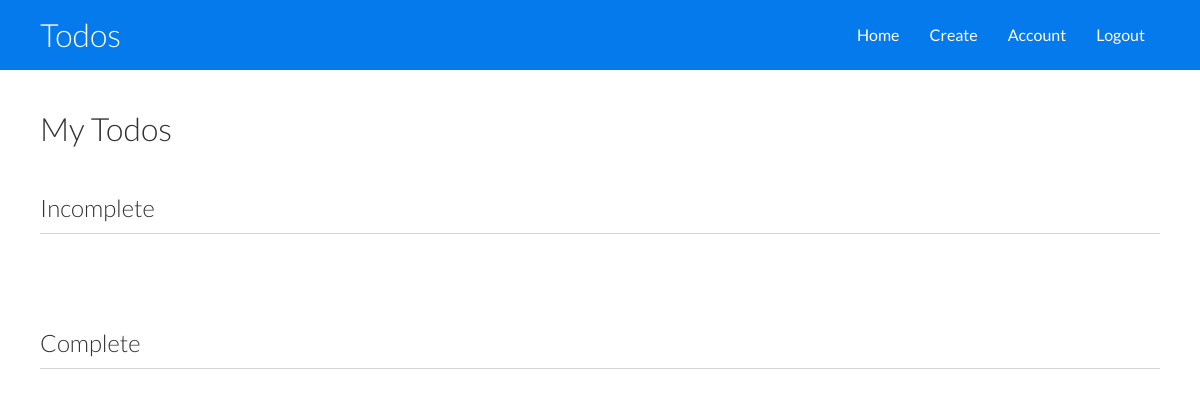
Page /dashboard (signed in) on the earlier database version.
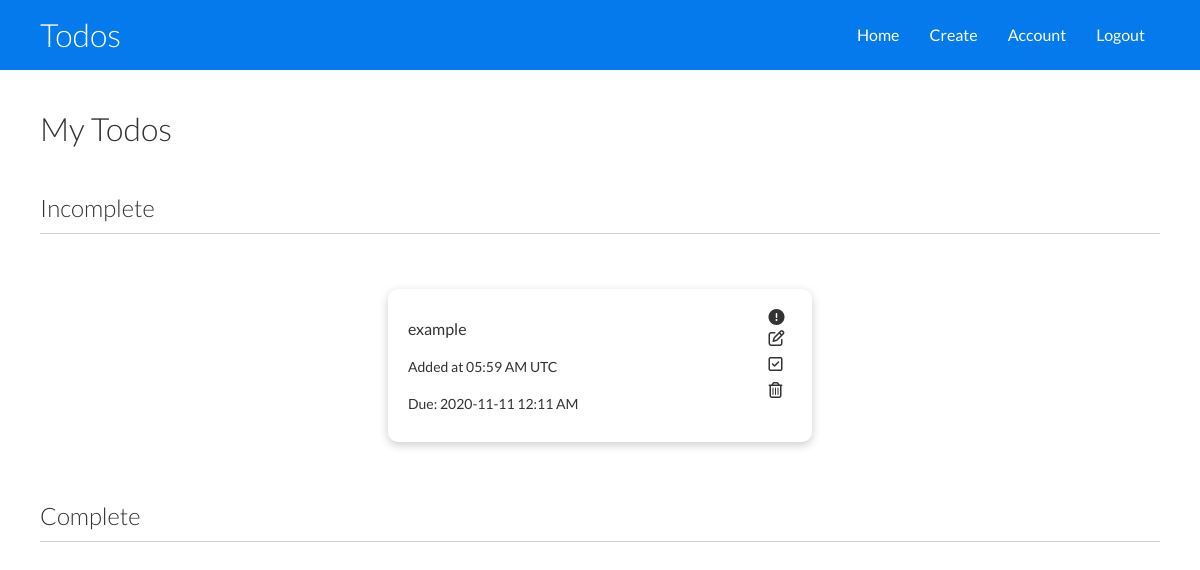
Same page on the later database version.
### app.py (models this page shows)
class Todo(db.Model):
    id = db.Column(db.Integer, primary_key=True)
    todo = db.Column(db.String(130), nullable=False)
    complete = db.Column(db.Boolean)
    due_date = db.Column(db.DateTime)
    todo_time = db.Column(db.DateTime, nullable=False, default=datetime.datetime.utcnow())
    user_id = db.Column(db.Integer, db.ForeignKey('user.id'), nullable=False)

### app.py (the view)
@app.route('/dashboard', methods=['GET', 'POST'])
@login_required
def dashboard():
    incomplete_todos = Todo.query.filter_by(writer=current_user, complete=False).all()
    complete_todos = Todo.query.filter_by(writer=current_user, complete=True).all()
    return render_template('dashboard.html', incomplete_todos=incomplete_todos, complete_todos=complete_todos, datetime=datetime.datetime.now()-timedelta(hours=6, minutes=10))

### app.py (called while the page is built)
@login_manager.user_loader
def load_user(user_id):
    return User.query.get(int(user_id))

@app.before_request
def make_session_permanent():
    session.permanent = True

### templates/dashboard.html (shortened to what this page needs)
<!DOCTYPE html>
<html lang="en">
<head>
	<link rel='stylesheet' href="{{ url_for('static', filename='dashboard.css')}}">
</head>
<body>
	<div class='navbar'>
		<div class="container flex">
			<h1 class='logo'>Todos</h1>
			<nav>
				<ul>
					<li><a href='/dashboard'>Home</a></li>
					<li><a href="/new-todo">Create</a></li>
					<li><a href="/my-account">Account</a></li>
					<li><a href='/logout'>Logout</a></li>
				</ul>
			</nav>
		</div>
	</div>
	<div class='todos'>
		<div class='container'>
			<h1>My Todos</h1><br>
			<div class='incomplete-todos'>
				<h2>Incomplete</h2>
				<hr>
				<br>
				<div class='all-todos'>
					{% for todo in incomplete_todos %}
						<div class='todo card'>
							<div class='todo-info'>
								<p>{{todo.todo}}</p>
								<p class='added-time'>Added at {{todo.todo_time.strftime('%I:%M %p')}} UTC</p>
								<p class='due-date'>Due: {{ todo.due_date.strftime('%Y-%m-%d %I:%M %p') }}</p>
							</div><br>
							<div class='icons'>
								{% if datetime >= todo.due_date %}
									<i class="fas fa-exclamation-circle important"></i>
									<a class='edit' href="{{ url_for('edit_todo', todo_id=todo.id)}}"><i class="far fa-edit"></i></a>
									<a class='complete' href="{{ url_for('complete_todo', todo_id=todo.id)}}"><i class="far fa-check-square"></i></a>
									<a class='delete' href="{{ url_for('delete_todo', todo_id=todo.id)}}"><i class="far fa-trash-alt"></i></a>
								{% endif %}
							</div>
						</div>
					{% endfor %}
				</div>
			</div>
		</div>
		<div class='container'>
			<div class='complete-todos'>
				<h2>Complete</h2>
				<hr>
			</div>
		</div>
	</div>
</body>
</html>

### static/dashboard.css (style rules this page uses)
:root { --primary-color: #047aed; }
* { box-sizing: border-box; padding: 0; margin: 0; scroll-behavior: smooth; }
body { font-family: 'Lato', sans-serif; color: #333; line-height: 1.6; }
ul { list-style-type: none; }
a { text-decoration: none; color: #333; }
h1, h2 { font-weight: 300; line-height: 1.2; margin: 10px 0; }
p { margin: 10px 0; }
hr { height: 1px; border: 0; background-color: lightgray; margin-top: 10px; margin-bottom: 30px; }
.navbar { background-color: var(--primary-color); color: #fff; height: 70px; }
.navbar ul { display: flex; }
.navbar a { color: #fff; padding: 10px; margin: 0 5px; }
.navbar .flex { justify-content: space-between; }
.todos .container { margin-top: 30px; }
.all-todos { display: flex; flex-wrap: wrap; justify-content: center; align-self: center; }
.icons { display: flex; flex-direction: column; margin-left: 190px; }
.todo-info { display: flex; flex-direction: column; line-height: normal; }
.todo-info > .added-time { font-size: 14px; }
.todo-info > .due-date { font-size: 14px; }
.container { max-width: 1200px; margin: 0 auto; overflow: auto; padding: 0 40px; }
.card { background-color: #fff; color: #333; border-radius: 10px; box-shadow: 0 3px 10px rgba(0,0,0, 0.2); padding: 20px; margin-bottom: 20px; display: flex; width: 424px; margin-left: 20px; margin-right: 20px; }
.flex { display: flex; justify-content: space-center; align-items: center; height: 100%; }

Differences in the rows shown:
added Todo: todo "example", todo_time "05:59 AM", due_date "2020-11-11 12:11 AM"
